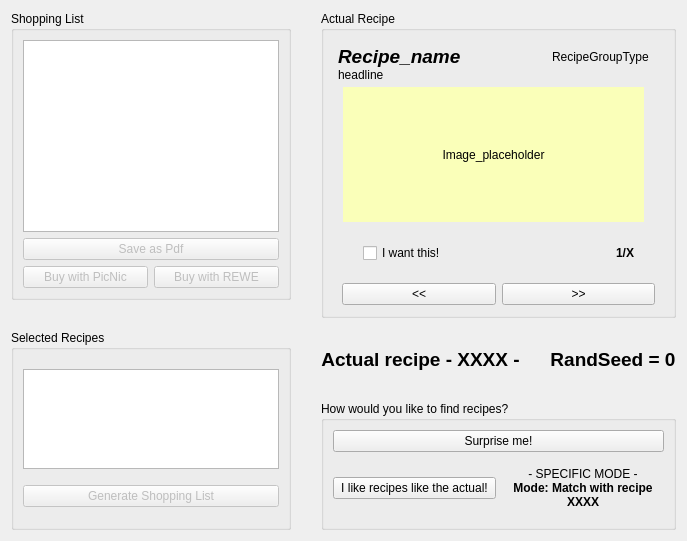
     <widget class="QWidget" name="tab">
      <attribute name="title">
       <string>Generator</string>
      </attribute>
      <layout class="QGridLayout" name="gridLayout_2">
       <item row="0" column="0">
        <layout class="QHBoxLayout" name="horizontalLayout_8" stretch="30,50">
         <property name="spacing">
          <number>30</number>
         </property>
         <property name="sizeConstraint">
          <enum>QLayout::SetMaximumSize</enum>
         </property>
         <item>
          <layout class="QVBoxLayout" name="verticalLayout_5" stretch="0,0">
           <property name="spacing">
            <number>30</number>
           </property>
           <item>
            <widget class="QGroupBox" name="groupBox">
             <property name="minimumSize">
              <size>
               <width>0</width>
               <height>0</height>
              </size>
             </property>
             <property name="title">
              <string>Shopping List</string>
             </property>
             <layout class="QVBoxLayout" name="verticalLayout_19">
              <item>
               <widget class="QTableView" name="ShoppingListTable">
                <property name="sizePolicy">
                 <sizepolicy hsizetype="Expanding" vsizetype="Expanding">
                  <horstretch>0</horstretch>
                  <verstretch>0</verstretch>
                 </sizepolicy>
                </property>
               </widget>
              </item>
              <item>
               <widget class="QPushButton" name="CreatePdfFile">
                <property name="enabled">
                 <bool>false</bool>
                </property>
                <property name="text">
                 <string>Save as Pdf</string>
                </property>
               </widget>
              </item>
              <item>
               <layout class="QHBoxLayout" name="horizontalLayout">
                <property name="bottomMargin">
                 <number>0</number>
                </property>
                <item>
                 <widget class="QPushButton" name="searchPicnic">
                  <property name="enabled">
                   <bool>false</bool>
                  </property>
                  <property name="text">
                   <string>Buy with PicNic</string>
                  </property>
                 </widget>
                </item>
                <item>
                 <widget class="QPushButton" name="searchREWE">
                  <property name="enabled">
                   <bool>false</bool>
                  </property>
                  <property name="text">
                   <string>Buy with REWE</string>
                  </property>
                 </widget>
                </item>
               </layout>
              </item>
             </layout>
            </widget>
           </item>
           <item>
            <widget class="QGroupBox" name="groupBox_5">
             <property name="minimumSize">
              <size>
               <width>0</width>
               <height>200</height>
              </size>
             </property>
             <property name="title">
              <string>Selected Recipes</string>
             </property>
             <layout class="QVBoxLayout" name="verticalLayout_20">
              <item>
               <widget class="QListWidget" name="SelectedRecipesList">
                <property name="sizePolicy">
                 <sizepolicy hsizetype="Minimum" vsizetype="Minimum">
                  <horstretch>0</horstretch>
                  <verstretch>0</verstretch>
                 </sizepolicy>
                </property>
                <property name="maximumSize">
                 <size>
                  <width>16777215</width>
                  <height>100</height>
                 </size>
                </property>
               </widget>
              </item>
              <item>
               <widget class="QPushButton" name="GenShoppingList">
                <property name="enabled">
                 <bool>false</bool>
                </property>
                <property name="text">
                 <string>Generate Shopping List</string>
                </property>
                <property name="flat">
                 <bool>false</bool>
                </property>
               </widget>
              </item>
             </layout>
            </widget>
           </item>
          </layout>
         </item>
         <item>
          <layout class="QVBoxLayout" name="verticalLayout" stretch="0,0,0">
           <item>
            <widget class="QGroupBox" name="groupBox_8">
             <property name="minimumSize">
              <size>
               <width>0</width>
               <height>0</height>
              </size>
             </property>
             <property name="title">
              <string>Actual Recipe</string>
             </property>
             <layout class="QHBoxLayout" name="horizontalLayout_16">
              <item>
               <layout class="QVBoxLayout" name="verticalLayout_23">
                <item>
                 <widget class="QWidget" name="NameContainer" native="true">
                  <layout class="QVBoxLayout" name="verticalLayout_2">
                   <property name="spacing">
                    <number>0</number>
                   </property>
                   <property name="leftMargin">
                    <number>5</number>
                   </property>
                   <property name="topMargin">
                    <number>5</number>
                   </property>
                   <property name="rightMargin">
                    <number>15</number>
                   </property>
                   <property name="bottomMargin">
                    <number>5</number>
                   </property>
                   <item>
                    <layout class="QHBoxLayout" name="horizontalLayout_22">
                     <property name="bottomMargin">
                      <number>0</number>
                     </property>
                     <item>
                      <widget class="QLabel" name="RecipeName">
                       <property name="font">
                        <font>
                         <pointsize>14</pointsize>
                         <weight>75</weight>
                         <italic>true</italic>
                         <bold>true</bold>
                        </font>
                       </property>
                       <property name="autoFillBackground">
                        <bool>false</bool>
                       </property>
                       <property name="styleSheet">
                        <string notr="true">color: rgb(0, 0, 0)</string>
                       </property>
                       <property name="text">
                        <string>&lt;html&gt;&lt;head/&gt;&lt;body&gt;&lt;p&gt;Recipe_name&lt;/p&gt;&lt;/body&gt;&lt;/html&gt;</string>
                       </property>
                       <property name="wordWrap">
                        <bool>false</bool>
                       </property>
                      </widget>
                     </item>
                     <item>
                      <spacer name="horizontalSpacer_4">
                       <property name="orientation">
                        <enum>Qt::Horizontal</enum>
                       </property>
                       <property name="sizeHint" stdset="0">
                        <size>
                         <width>40</width>
                         <height>20</height>
                        </size>
                       </property>
                      </spacer>
                     </item>
                     <item>
                      <widget class="QLabel" name="RecipeGroupType">
                       <property name="autoFillBackground">
                        <bool>false</bool>
                       </property>
                       <property name="text">
                        <string>RecipeGroupType</string>
                       </property>
                       <property name="wordWrap">
                        <bool>true</bool>
                       </property>
                      </widget>
                     </item>
                    </layout>
                   </item>
                   <item>
                    <widget class="QLabel" name="headline">
                     <property name="font">
                      <font>
                       <pointsize>9</pointsize>
                      </font>
                     </property>
                     <property name="styleSheet">
                      <string notr="true">color: rgb(0, 0, 0)</string>
                     </property>
                     <property name="text">
                      <string>headline</string>
                     </property>
                     <property name="wordWrap">
                      <bool>true</bool>
                     </property>
                    </widget>
                   </item>
                   <item>
                    <widget class="QWidget" name="imageContainer" native="true">
                     <property name="sizePolicy">
                      <sizepolicy hsizetype="Expanding" vsizetype="Expanding">
                       <horstretch>0</horstretch>
                       <verstretch>0</verstretch>
                      </sizepolicy>
                     </property>
                     <property name="layoutDirection">
                      <enum>Qt::LeftToRight</enum>
                     </property>
                     <property name="styleSheet">
                      <string notr="true"/>
                     </property>
                     <layout class="QHBoxLayout" name="horizontalLayout_19">
                      <property name="leftMargin">
                       <number>5</number>
                      </property>
                      <property name="topMargin">
                       <number>5</number>
                      </property>
                      <property name="rightMargin">
                       <number>5</number>
                      </property>
                      <property name="bottomMargin">
                       <number>5</number>
                      </property>
                      <item>
                       <widget class="QLabel" name="ImageLabel">
                        <property name="sizePolicy">
                         <sizepolicy hsizetype="Expanding" vsizetype="Expanding">
                          <horstretch>1</horstretch>
                          <verstretch>0</verstretch>
                         </sizepolicy>
                        </property>
                        <property name="maximumSize">
                         <size>
                          <width>2000</width>
                          <height>1000</height>
                         </size>
                        </property>
                        <property name="sizeIncrement">
                         <size>
                          <width>0</width>
                          <height>0</height>
                         </size>
                        </property>
                        <property name="mouseTracking">
                         <bool>false</bool>
                        </property>
                        <property name="layoutDirection">
                         <enum>Qt::LeftToRight</enum>
                        </property>
                        <property name="autoFillBackground">
                         <bool>false</bool>
                        </property>
                        <property name="styleSheet">
                         <string notr="true">background-color: rgb(250, 255, 185)</string>
                        </property>
                        <property name="frameShadow">
                         <enum>QFrame::Raised</enum>
                        </property>
                        <property name="text">
                         <string notr="true">Image_placeholder</string>
                        </property>
                        <property name="scaledContents">
                         <bool>false</bool>
                        </property>
                        <property name="alignment">
                         <set>Qt::AlignCenter</set>
                        </property>
                        <property name="wordWrap">
                         <bool>true</bool>
                        </property>
                        <property name="margin">
                         <number>20</number>
                        </property>
                       </widget>
                      </item>
                     </layout>
                    </widget>
                   </item>
                  </layout>
                 </widget>
                </item>
                <item>
                 <widget class="QWidget" name="IwantThisBanner" native="true">
                  <property name="sizePolicy">
                   <sizepolicy hsizetype="Minimum" vsizetype="Minimum">
                    <horstretch>0</horstretch>
                    <verstretch>0</verstretch>
                   </sizepolicy>
                  </property>
                  <layout class="QHBoxLayout" name="horizontalLayout_6">
                   <property name="leftMargin">
                    <number>30</number>
                   </property>
                   <property name="topMargin">
                    <number>5</number>
                   </property>
                   <property name="rightMargin">
                    <number>30</number>
                   </property>
                   <property name="bottomMargin">
                    <number>5</number>
                   </property>
                   <item>
                    <widget class="QCheckBox" name="AddToBasket">
                     <property name="styleSheet">
                      <string notr="true">color: rgb(0, 0, 0)</string>
                     </property>
                     <property name="text">
                      <string>I want this!</string>
                     </property>
                    </widget>
                   </item>
                   <item>
                    <spacer name="horizontalSpacer">
                     <property name="orientation">
                      <enum>Qt::Horizontal</enum>
                     </property>
                     <property name="sizeHint" stdset="0">
                      <size>
                       <width>40</width>
                       <height>20</height>
                      </size>
                     </property>
                    </spacer>
                   </item>
                   <item>
                    <widget class="QLabel" name="RecipeCount">
                     <property name="font">
                      <font>
                       <weight>75</weight>
                       <bold>true</bold>
                      </font>
                     </property>
                     <property name="styleSheet">
                      <string notr="true">color: rgb(0, 0, 0)</string>
                     </property>
                     <property name="text">
                      <string>1/X</string>
                     </property>
                    </widget>
                   </item>
                  </layout>
                 </widget>
                </item>
                <item>
                 <widget class="QWidget" name="widget" native="true">
                  <layout class="QHBoxLayout" name="horizontalLayout_7">
                   <property name="bottomMargin">
                    <number>1</number>
                   </property>
                   <item>
                    <widget class="QPushButton" name="Previous">
                     <property name="text">
                      <string>&lt;&lt;</string>
                     </property>
                    </widget>
                   </item>
                   <item>
                    <widget class="QPushButton" name="Next">
                     <property name="text">
                      <string>&gt;&gt;</string>
                     </property>
                    </widget>
                   </item>
                  </layout>
                 </widget>
                </item>
               </layout>
              </item>
             </layout>
            </widget>
           </item>
           <item>
            <layout class="QHBoxLayout" name="horizontalLayout_4" stretch="0,0">
             <property name="bottomMargin">
              <number>0</number>
             </property>
             <item>
              <widget class="QLabel" name="RecipeNumber">
               <property name="font">
                <font>
                 <pointsize>14</pointsize>
                 <weight>75</weight>
                 <bold>true</bold>
                </font>
               </property>
               <property name="text">
                <string>Actual recipe - XXXX -</string>
               </property>
               <property name="alignment">
                <set>Qt::AlignCenter</set>
               </property>
              </widget>
             </item>
             <item>
              <widget class="QLabel" name="RandomSeed">
               <property name="enabled">
                <bool>true</bool>
               </property>
               <property name="font">
                <font>
                 <pointsize>14</pointsize>
                 <weight>75</weight>
                 <bold>true</bold>
                </font>
               </property>
               <property name="text">
                <string>RandSeed = 0</string>
               </property>
               <property name="alignment">
                <set>Qt::AlignCenter</set>
               </property>
              </widget>
             </item>
            </layout>
           </item>
           <item>
            <layout class="QVBoxLayout" name="verticalLayout_14">
             <property name="bottomMargin">
              <number>0</number>
             </property>
             <item>
              <widget class="QGroupBox" name="groupBox_7">
               <property name="minimumSize">
                <size>
                 <width>0</width>
                 <height>0</height>
                </size>
               </property>
               <property name="title">
                <string>How would you like to find recipes?</string>
               </property>
               <layout class="QHBoxLayout" name="horizontalLayout_14">
                <item>
                 <layout class="QVBoxLayout" name="verticalLayout_18">
                  <item>
                   <layout class="QHBoxLayout" name="horizontalLayout_17">
                    <property name="bottomMargin">
                     <number>0</number>
                    </property>
                    <item>
                     <widget class="QPushButton" name="ShowRecipes">
                      <property name="text">
                       <string>Surprise me!</string>
                      </property>
                     </widget>
                    </item>
                   </layout>
                  </item>
                  <item>
                   <layout class="QHBoxLayout" name="horizontalLayout_15">
                    <item>
                     <layout class="QVBoxLayout" name="verticalLayout_27">
                      <property name="spacing">
                       <number>5</number>
                      </property>
                      <property name="rightMargin">
                       <number>0</number>
                      </property>
                      <item>
                       <widget class="QPushButton" name="SetActToSeed">
                        <property name="text">
                         <string>I like recipes like the actual!</string>
                        </property>
                       </widget>
                      </item>
                     </layout>
                    </item>
                    <item>
                     <widget class="QWidget" name="RecipeModeContainer" native="true">
                      <layout class="QVBoxLayout" name="verticalLayout_28">
                       <property name="spacing">
                        <number>0</number>
                       </property>
                       <item>
                        <widget class="QLabel" name="modeStatus">
                         <property name="styleSheet">
                          <string notr="true">color: rgb(0, 0, 0)</string>
                         </property>
                         <property name="text">
                          <string>- SPECIFIC MODE -</string>
                         </property>
                         <property name="alignment">
                          <set>Qt::AlignCenter</set>
                         </property>
                        </widget>
                       </item>
                       <item>
                        <widget class="QLabel" name="mode">
                         <property name="font">
                          <font>
                           <weight>75</weight>
                           <bold>true</bold>
                          </font>
                         </property>
                         <property name="styleSheet">
                          <string notr="true">color: rgb(0, 0, 0)</string>
                         </property>
                         <property name="text">
                          <string>Mode: Match with recipe XXXX</string>
                         </property>
                         <property name="alignment">
                          <set>Qt::AlignCenter</set>
                         </property>
                         <property name="wordWrap">
                          <bool>true</bool>
                         </property>
                        </widget>
                       </item>
                      </layout>
                     </widget>
                    </item>
                   </layout>
                  </item>
                 </layout>
                </item>
               </layout>
              </widget>
             </item>
            </layout>
           </item>
          </layout>
         </item>
        </layout>
       </item>
      </layout>
     </widget>
